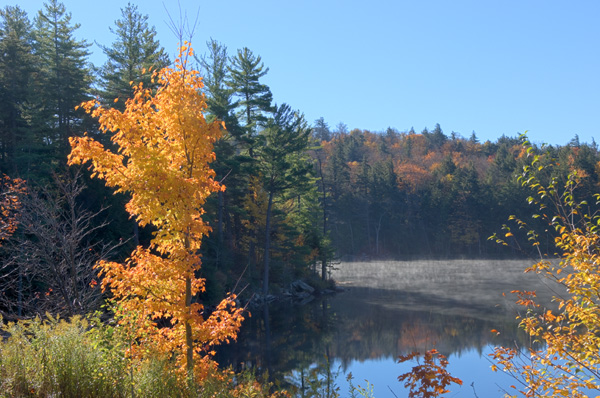
#> input picture autumn.jpg, 600 x 398 px, found by its file name
$ python render.py autumn.jpg sunshine.jpg
#> lines starting #> are read from the running program, lines starting #| are printed output that depends on the picture
# TODO: you will need to install cv2
# Run "pip3 install opencv-python" in CLI
import cv2
import sys
# Kaleidoscope requires numpy. Uncomment this line and install it if you need to.
import numpy as np


# Store command line arguments in variables
# TODO: change the next line to store the filename
filename = sys.argv[1]
manip = sys.argv[2]

# Open the image file
img = cv2.imread('../' + filename)
#> img is the input picture: shape (398, 600, 3); mean B, G, R 122.3, 117.7, 107.4
# Get the dimensions (in pixels) of the image
dimensions = img.shape
#> dimensions = (398, 600, 3)
# Copy the original image into an image for manipulation
img_manip = cv2.resize(img, (dimensions[1], dimensions[0]))
# TODO: Store white in a list, where each of the three parts is on a scale of [0, 255]
white = [255,255,255]
for x in range(dimensions[0]):
    for y in range(dimensions[1]):
        if manip == 'flip':
            img_manip[x, y] = img[dimensions[0]-1-x, y]
        elif manip == 'mirror':
            # TODO: mirror the image and store in img_manip[x, y]
            img_manip[x, y] = img[x, dimensions[1]-1-y]
        elif manip == 'invert':
            # TODO: invert the image and store in img_manip[x, y]
            # Hint: img[x, y] returns the color of the pixel at that coordinate.
            # You can invert by subtracting that color from white.
            img_manip[x, y] = [255 - img[x,y][0], 255 - img[x, y][1],255 - img[x, y][2]]

# Displays the original image in the top left corner of the screen.
image = 'Original image'
cv2.namedWindow(image)
cv2.moveWindow(image, 0, 0)
cv2.imshow(image, img)
# TODO: Display the manipulated image alongside the original image.
new_image = 'Manipulated Image'
cv2.namedWindow(new_image)
cv2.moveWindow(new_image, 0, 25)
cv2.imshow(new_image, img_manip)


# TODO: Create a kaleidoscope image, display it, and save it to a file.
# This line puts two images side-by-side in one window.
flip = cv2.resize(img, (dimensions[1], dimensions[0]))
mirror = cv2.resize(img,(dimensions[1], dimensions[0]))
both = cv2.resize(img, (dimensions[1], dimensions[0]))
for x in range(dimensions[0]):
    for y in range(dimensions[1]):
        flip[x,y] = img[dimensions[0]-1-x, y]
        mirror[x,y] = img[x, dimensions[1]-y-1]
        both[x,y] = img[dimensions[0]-1-x, dimensions[1]-y-1]
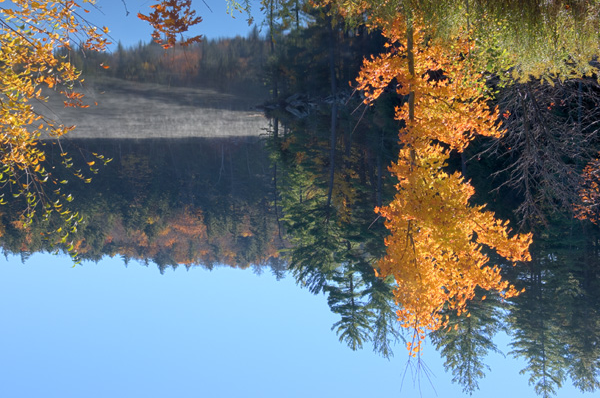
#> both: shape (398, 600, 3); mean B, G, R 122.3, 117.7, 107.4
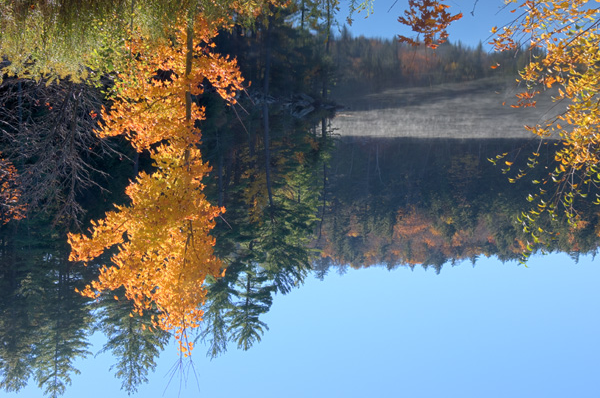
#> flip: shape (398, 600, 3); mean B, G, R 122.3, 117.7, 107.4
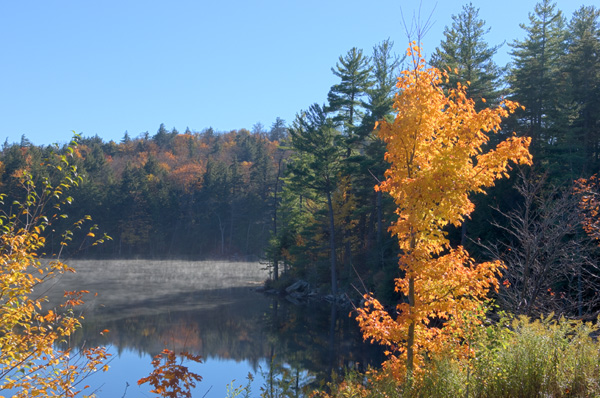
#> mirror: shape (398, 600, 3); mean B, G, R 122.3, 117.7, 107.4

# Note: you will need multiple concatenations to form the complete kaleidoscope image.
left_kal_side = np.concatenate((img, flip), axis=0)
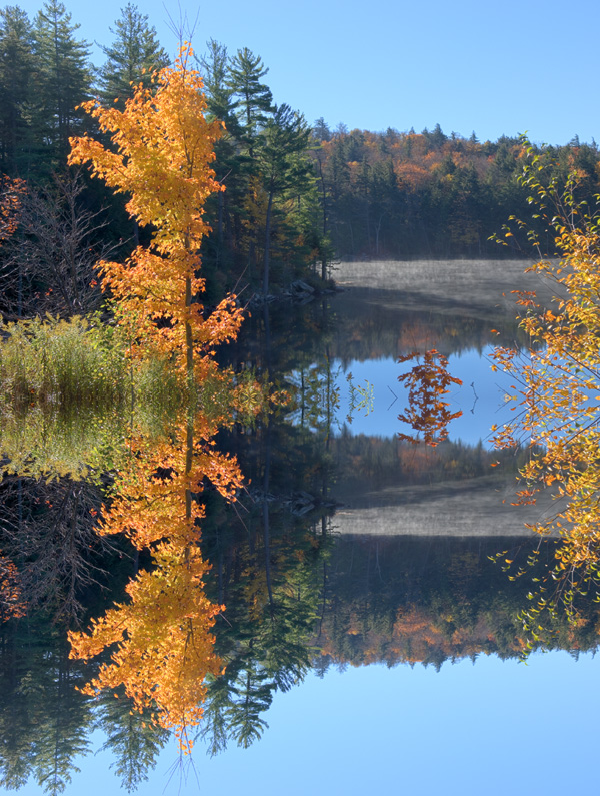
#> left_kal_side: shape (796, 600, 3); mean B, G, R 122.3, 117.7, 107.4
right_kal_side = np.concatenate((mirror, both), axis=0)
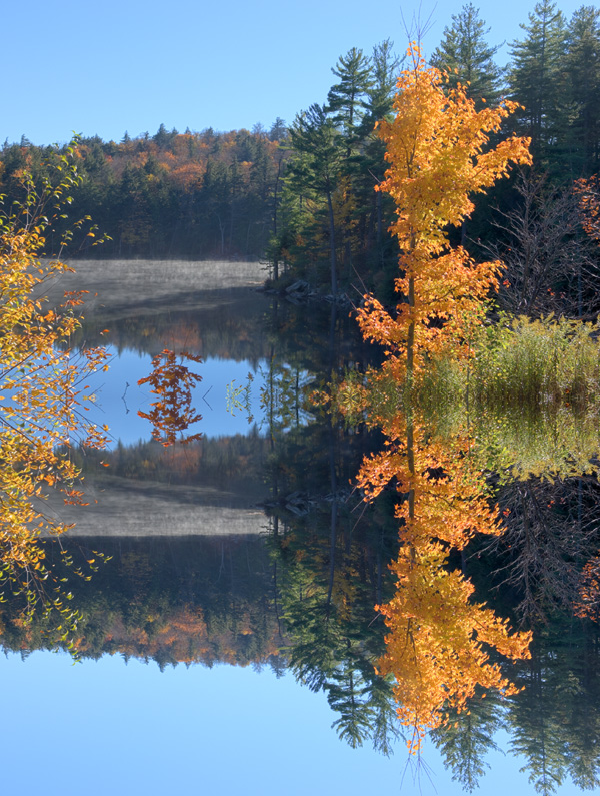
#> right_kal_side: shape (796, 600, 3); mean B, G, R 122.3, 117.7, 107.4
whole_kal = np.concatenate((left_kal_side, right_kal_side),axis=1)
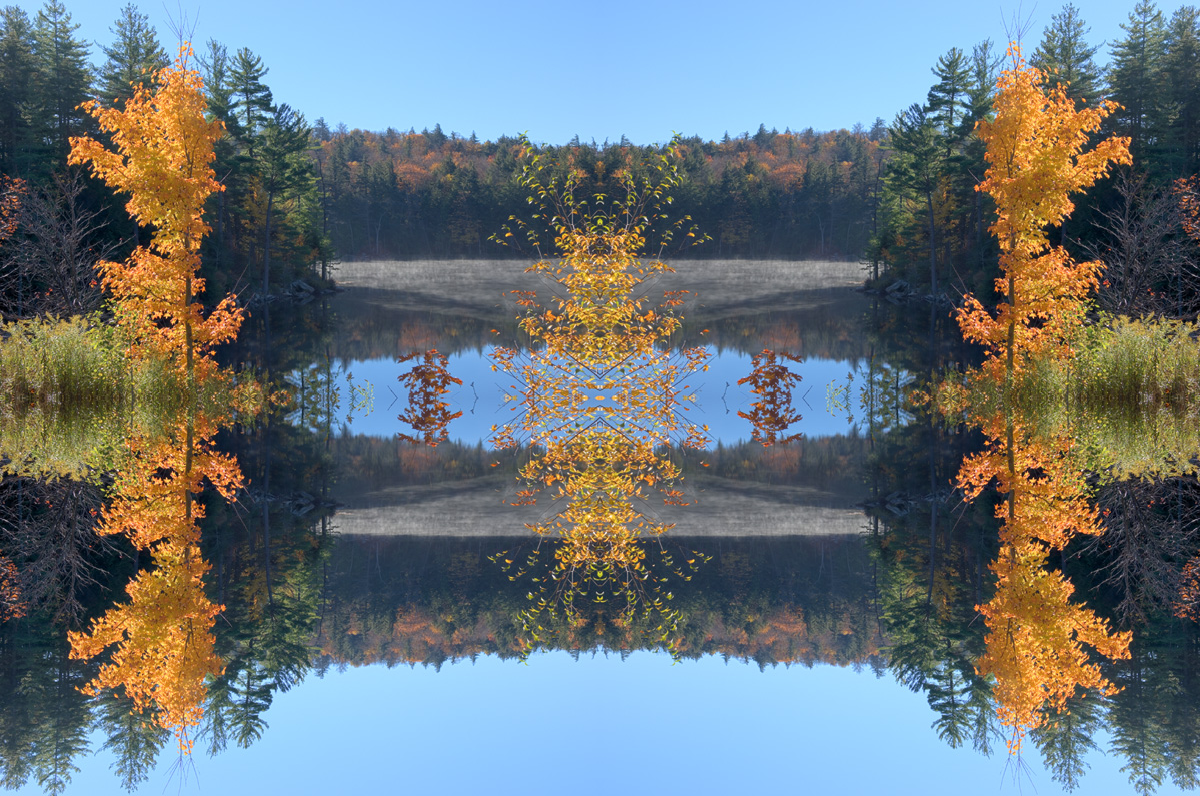
#> whole_kal: shape (796, 1200, 3); mean B, G, R 122.3, 117.7, 107.4

# TODO: Show the image
whole_kal_img = 'Kaleidoscope Image'
cv2.namedWindow(whole_kal_img)
cv2.moveWindow(whole_kal_img,0,50)
cv2.imshow(whole_kal_img,whole_kal)

# TODO: Save the image using the imwrite method from cv2
cv2.imwrite("kaleidoscope_result.jpg", whole_kal)


# Infinite loop to keep the windows open until the escape key is pressed.
while True:
    k = cv2.waitKey(1)
#> (key Esc is pressed here)
    if k == 27:
        cv2.destroyAllWindows()
        exit()
#> (the program exits here)
